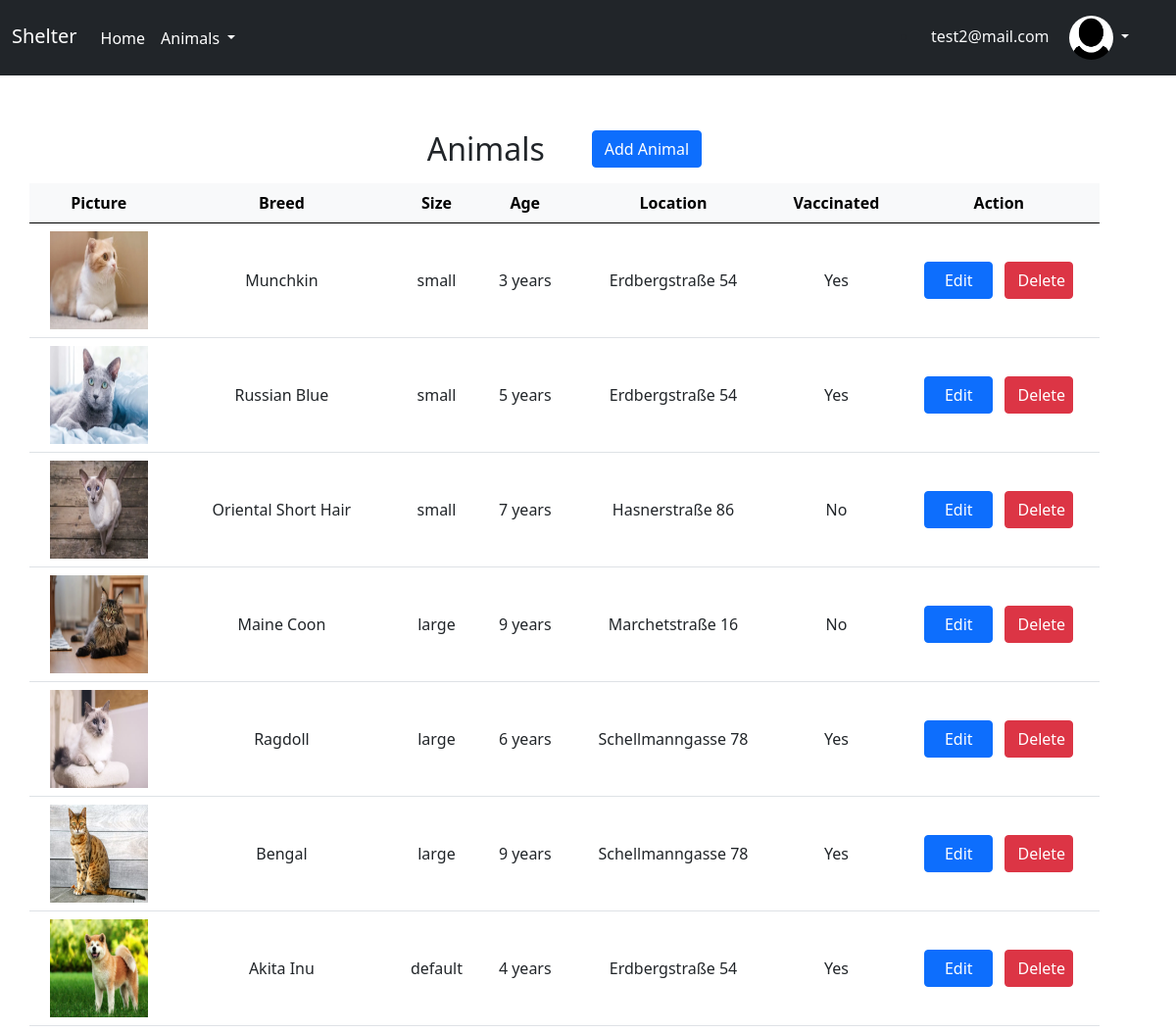
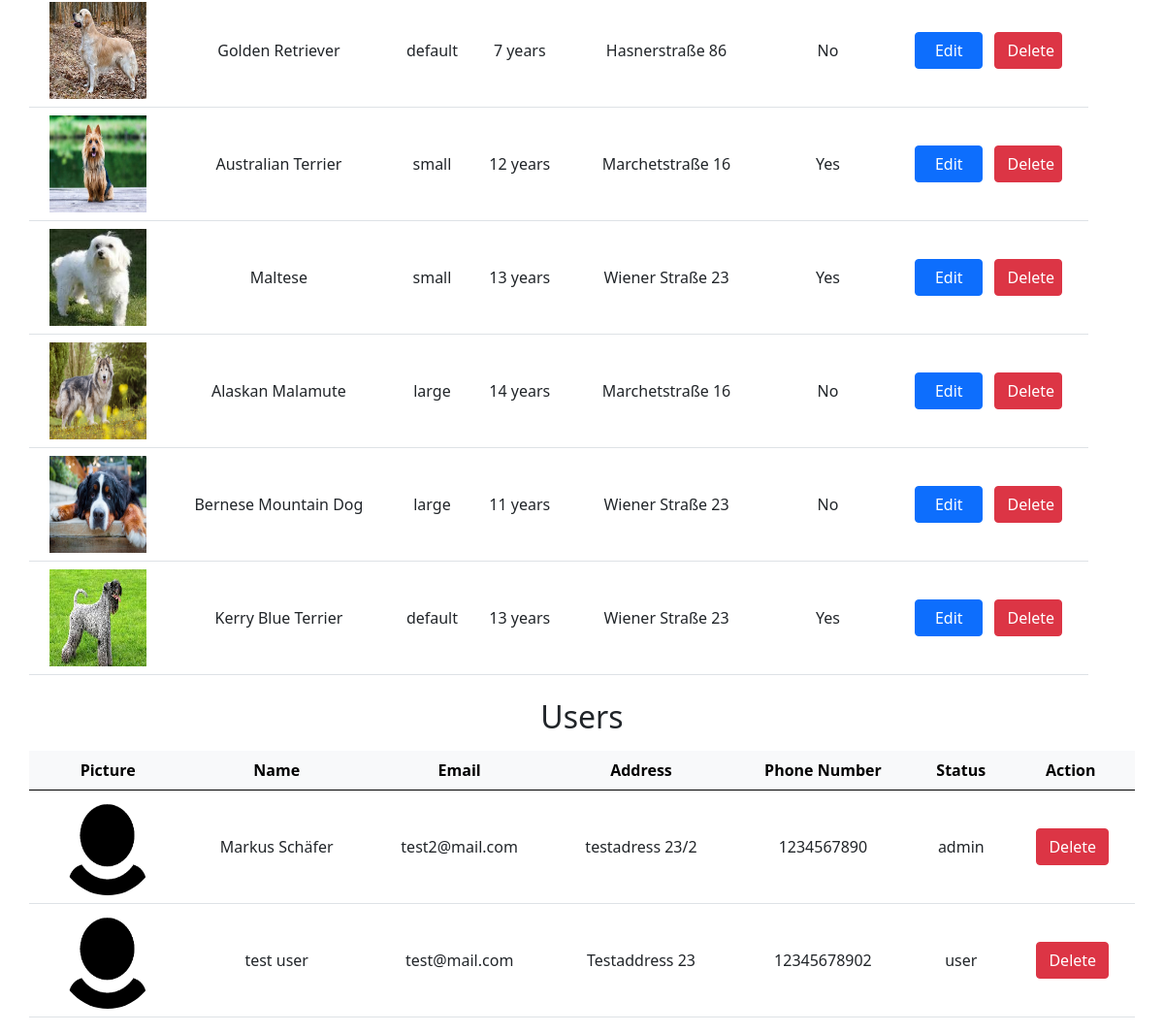
The page /dashboard.php (signed in) on the database its author committed (2 pictures, top to bottom).
### tables this page shows
CREATE TABLE `user` (
  `user_id` int(11) NOT NULL,
  `first_name` varchar(255) NOT NULL,
  `last_name` varchar(255) NOT NULL,
  `email` varchar(255) NOT NULL,
  `phone_number` bigint(15) NOT NULL,
  `address` varchar(255) NOT NULL,
  `picture` varchar(255) DEFAULT NULL,
  `password` varchar(255) NOT NULL,
  `status` varchar(255) NOT NULL
);

CREATE TABLE `animal` (
  `animal_id` int(11) NOT NULL,
  `name` varchar(255) NOT NULL,
  `photo` varchar(255) DEFAULT NULL,
  `location` varchar(255) NOT NULL,
  `description` varchar(255) NOT NULL,
  `size` varchar(255) NOT NULL,
  `age` int(3) NOT NULL,
  `vaccinated` varchar(255) NOT NULL,
  `breed` varchar(255) NOT NULL
);

### dashboard.php (the view, shortened to what this page needs)
<?php
require_once 'components/db_connect.php';
$status = 'newcomer';
$mysql = "SELECT * FROM user WHERE status != '$status'";
$result = mysqli_query($connect, $mysql);
$list = '';
if (mysqli_num_rows($result) > 0) {
    while ($row = mysqli_fetch_assoc($result)) {
        $list .= "<tr>
            <td><img class='rounded-circle picture' src='./pictures/" . $row['picture'] . "' alt=" . $row['first_name'] . "></td>
            <td>" . $row['first_name'] . " " . $row['last_name'] . "</td>
            <td>" . $row['email'] . "</td>
            <td>" . $row['address'] . "</td>
            <td>" . $row['phone_number'] . "</td>
            <td>" . $row['status'] . "</td>
            <td><a href='delete.php?id=" . $row['user_id'] . "'><button class='btn btn-danger ms-1' type='button'>Delete</button></a></td>
         </tr>";
    }
} else {
    $list = "<tr><td colspan='7' class='text-center'>No Data Available</td></tr>";
}
$mysql2 = "SELECT * FROM animal";
$result2 = mysqli_query($connect, $mysql2);
$list2 = "";
if (mysqli_num_rows($result2) > 0) {
    while ($row2 = mysqli_fetch_assoc($result2)) {
        $list2 .= "
        <tr>
           <td><img class='picture' src='pictures/" . $row2["photo"] . "'></td>
           <td>" . $row2['breed'] . "</td>
           <td>" . $row2['size'] . "</td>
           <td>" . $row2['age'] . " years</td>
           <td>" . $row2['location'] . "</td>
           <td>" . $row2['vaccinated'] . "</td>
           <td><a href='animals/update.php?id=" . $row2["animal_id"] . "'><button class='btn btn-primary me-1' type='button' style='width: 70px;'>Edit</button></a>
           <a href='animals/delete.php?id=" . $row2["animal_id"] . "'><button class='btn btn-danger ms-1' type='button' style='width: 70px;'>Delete</button></a></td>
           </tr>";
    }
} else {
    $list2 = "<tr><td colspan='7' class='text-center'>No data available</td></tr>";
}
$query = "SELECT * FROM user WHERE user_id = {$_SESSION['admin']}";
$result3 = mysqli_query($connect, $query);
$row3 = mysqli_fetch_assoc($result3);
$email = $row3['email'];
$picture = $row3['picture'];
?>
<!DOCTYPE html>
<html lang="en">
<head>
    <?php require_once 'components/boot.php' ?>
</head>
<body>
    <nav class="navbar navbar-expand-lg navbar-dark bg-dark">
        <div class="container-fluid">
            <a class="navbar-brand mb-1">Shelter</a>
            <div class="collapse navbar-collapse" id="navbarNavAltMarkup">
                <div class="navbar-nav">
                    <a class="nav-link active" href="index.php">Home</a>
                    <li class="nav-item dropdown">
                        <a class="nav-link dropdown-toggle active" href="#" role="button" data-bs-toggle="dropdown" aria-expanded="false">
                            Animals
                        </a>
                    </li>
                </div>
                <div style="margin-left:auto; margin-right: 20px;">
                    <li class="nav-item dropdown">
                        <a class="userNameNav active ms-2 text-light text-decoration-none" style="display:inline-block" href="#" role="button" data-bs-toggle="dropdown" aria-expanded="false">
                            <?= $email ?>
                        </a>
                        <a class="nav-link dropdown-toggle text-light" style="display:inline-block; text-decoration: none !important;" href="#" role="button" data-bs-toggle="dropdown" aria-expanded="false">
                            <img src='pictures/<?= $picture ?>' class="rounded-circle img-fluid" style="width: 45px; height: 45px">
                        </a>
                    </li>
                </div>
            </div>
        </div>
    </nav>
    <div class="mt-5 dash-container">
        <div class="row">
            <div class="col mt-2 me-5 text-center">
                <p class='h2' style="display: inline-block;">Animals<button class='btn btn-primary mb-2 ms-5' style="float: right" type="button" onclick="window.location.href='./animals/create.php'">Add Animal</button></p>
                <table class='table align-middle bg-white'>
                    <thead class='table-light'>
                        <tr>
                            <th>Picture</th>
                            <th>Breed</th>
                            <th>Size</th>
                            <th>Age</th>
                            <th>Location</th>
                            <th>Vaccinated</th>
                            <th>Action</th>
                        </tr>
                    </thead>
                    <tbody>
                        <?= $list2 ?>
                    </tbody>
                </table>
            </div>
            <div class="col mt-2 ms5">
                <p class='h2 text-center mb-3'>Users</p>
                <table class='table align-middle bg-white'>
                    <thead class='table-light'>
                        <tr>
                            <th>Picture</th>
                            <th>Name</th>
                            <th>Email</th>
                            <th>Address</th>
                            <th>Phone Number</th>
                            <th>Status</th>
                            <th>Action</th>
                        </tr>
                    </thead>
                    <tbody>
                        <?= $list ?>
                    </tbody>
                </table>
            </div>
        </div>
    </div>
</body>
</html>

### components/boot.php (shortened to what this page needs)
<link href="https://cdn.jsdelivr.net/npm/bootstrap@5.0.2/dist/css/bootstrap.min.css" rel="stylesheet"
>

### dashboard.php (style rules this page uses)
.picture { width: 100px; height: 100px; }
td, tr { text-align: center; vertical-align: middle; }
.dash-container { margin: auto; width: 95%; }

### rows shown on the page
user: email "test2@mail.com", picture (placeholder picture), first_name "Markus", last_name "Schäfer", address "testadress 23/2", phone_number "1234567890", status "admin"
animal: photo (picture), breed "Munchkin", size "small", age "3", location "Erdbergstraße 54", vaccinated "Yes"
animal: photo (picture), breed "Russian Blue", size "small", age "5", location "Erdbergstraße 54", vaccinated "Yes"
animal: photo (picture), breed "Oriental Short Hair", size "small", age "7", location "Hasnerstraße 86", vaccinated "No"
animal: photo (picture), breed "Maine Coon", size "large", age "9", location "Marchetstraße 16", vaccinated "No"
animal: photo (picture), breed "Ragdoll", size "large", age "6", location "Schellmanngasse 78", vaccinated "Yes"
animal: photo (picture), breed "Bengal", size "large", age "9", location "Schellmanngasse 78", vaccinated "Yes"
animal: photo (picture), breed "Akita Inu", size "default", age "4", location "Erdbergstraße 54", vaccinated "Yes"
animal: photo (picture), breed "Golden Retriever", size "default", age "7", location "Hasnerstraße 86", vaccinated "No"
animal: photo (picture), breed "Australian Terrier", size "small", age "12", location "Marchetstraße 16", vaccinated "Yes"
animal: photo (picture), breed "Maltese", size "small", age "13", location "Wiener Straße 23", vaccinated "Yes"
animal: photo (picture), breed "Alaskan Malamute", size "large", age "14", location "Marchetstraße 16", vaccinated "No"
animal: photo (picture), breed "Bernese Mountain Dog", size "large", age "11", location "Wiener Straße 23", vaccinated "No"
animal: photo (picture), breed "Kerry Blue Terrier", size "default", age "13", location "Wiener Straße 23", vaccinated "Yes"
user: picture+first_name (placeholder picture), first_name "test", last_name "user", email "test@mail.com", address "Testaddress 23", phone_number "12345678902", status "user"
